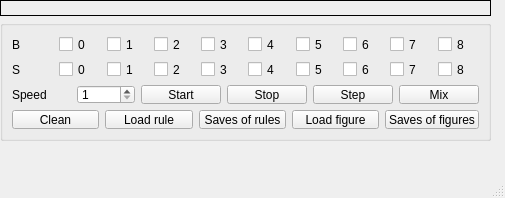
<?xml version="1.0" encoding="UTF-8"?>
<ui version="4.0">
 <class>MainWindow</class>
 <widget class="QMainWindow" name="MainWindow">
  <property name="geometry">
   <rect>
    <x>0</x>
    <y>0</y>
    <width>505</width>
    <height>198</height>
   </rect>
  </property>
  <property name="windowTitle">
   <string>MainWindow</string>
  </property>
  <property name="autoFillBackground">
   <bool>false</bool>
  </property>
  <property name="inputMethodHints">
   <set>Qt::ImhNone</set>
  </property>
  <property name="toolButtonStyle">
   <enum>Qt::ToolButtonTextBesideIcon</enum>
  </property>
  <property name="tabShape">
   <enum>QTabWidget::Triangular</enum>
  </property>
  <property name="dockNestingEnabled">
   <bool>false</bool>
  </property>
  <property name="unifiedTitleAndToolBarOnMac">
   <bool>false</bool>
  </property>
  <widget class="QWidget" name="centralwidget">
   <widget class="QFrame" name="frame">
    <property name="geometry">
     <rect>
      <x>0</x>
      <y>0</y>
      <width>491</width>
      <height>16</height>
     </rect>
    </property>
    <property name="frameShape">
     <enum>QFrame::Box</enum>
    </property>
    <property name="frameShadow">
     <enum>QFrame::Plain</enum>
    </property>
   </widget>
   <widget class="QGroupBox" name="groupBox">
    <property name="geometry">
     <rect>
      <x>0</x>
      <y>20</y>
      <width>491</width>
      <height>121</height>
     </rect>
    </property>
    <property name="minimumSize">
     <size>
      <width>491</width>
      <height>121</height>
     </size>
    </property>
    <property name="maximumSize">
     <size>
      <width>16777215</width>
      <height>121</height>
     </size>
    </property>
    <layout class="QVBoxLayout" name="verticalLayout">
     <property name="sizeConstraint">
      <enum>QLayout::SetDefaultConstraint</enum>
     </property>
     <item>
      <layout class="QHBoxLayout" name="horizontalLayout_2">
       <item>
        <widget class="QLabel" name="label_3">
         <property name="minimumSize">
          <size>
           <width>0</width>
           <height>0</height>
          </size>
         </property>
         <property name="maximumSize">
          <size>
           <width>16777215</width>
           <height>16777215</height>
          </size>
         </property>
         <property name="text">
          <string>B</string>
         </property>
        </widget>
       </item>
       <item>
        <widget class="QCheckBox" name="checkBox_0b">
         <property name="text">
          <string>0</string>
         </property>
         <attribute name="buttonGroup">
          <string notr="true">born</string>
         </attribute>
        </widget>
       </item>
       <item>
        <widget class="QCheckBox" name="checkBox_1b">
         <property name="minimumSize">
          <size>
           <width>0</width>
           <height>0</height>
          </size>
         </property>
         <property name="maximumSize">
          <size>
           <width>16777215</width>
           <height>16777215</height>
          </size>
         </property>
         <property name="text">
          <string>1</string>
         </property>
         <attribute name="buttonGroup">
          <string notr="true">born</string>
         </attribute>
        </widget>
       </item>
       <item>
        <widget class="QCheckBox" name="checkBox_2b">
         <property name="minimumSize">
          <size>
           <width>0</width>
           <height>0</height>
          </size>
         </property>
         <property name="maximumSize">
          <size>
           <width>16777215</width>
           <height>16777215</height>
          </size>
         </property>
         <property name="text">
          <string>2</string>
         </property>
         <attribute name="buttonGroup">
          <string notr="true">born</string>
         </attribute>
        </widget>
       </item>
       <item>
        <widget class="QCheckBox" name="checkBox_3b">
         <property name="minimumSize">
          <size>
           <width>0</width>
           <height>0</height>
          </size>
         </property>
         <property name="maximumSize">
          <size>
           <width>16777215</width>
           <height>16777215</height>
          </size>
         </property>
         <property name="text">
          <string>3</string>
         </property>
         <property name="tristate">
          <bool>false</bool>
         </property>
         <attribute name="buttonGroup">
          <string notr="true">born</string>
         </attribute>
        </widget>
       </item>
       <item>
        <widget class="QCheckBox" name="checkBox_4b">
         <property name="minimumSize">
          <size>
           <width>0</width>
           <height>0</height>
          </size>
         </property>
         <property name="maximumSize">
          <size>
           <width>16777215</width>
           <height>16777215</height>
          </size>
         </property>
         <property name="text">
          <string>4</string>
         </property>
         <attribute name="buttonGroup">
          <string notr="true">born</string>
         </attribute>
        </widget>
       </item>
       <item>
        <widget class="QCheckBox" name="checkBox_5b">
         <property name="minimumSize">
          <size>
           <width>0</width>
           <height>0</height>
          </size>
         </property>
         <property name="maximumSize">
          <size>
           <width>16777215</width>
           <height>16777215</height>
          </size>
         </property>
         <property name="text">
          <string>5</string>
         </property>
         <attribute name="buttonGroup">
          <string notr="true">born</string>
         </attribute>
        </widget>
       </item>
       <item>
        <widget class="QCheckBox" name="checkBox_6b">
         <property name="minimumSize">
          <size>
           <width>0</width>
           <height>0</height>
          </size>
         </property>
         <property name="maximumSize">
          <size>
           <width>16777215</width>
           <height>16777215</height>
          </size>
         </property>
         <property name="text">
          <string>6</string>
         </property>
         <attribute name="buttonGroup">
          <string notr="true">born</string>
         </attribute>
        </widget>
       </item>
       <item>
        <widget class="QCheckBox" name="checkBox_7b">
         <property name="minimumSize">
          <size>
           <width>0</width>
           <height>0</height>
          </size>
         </property>
         <property name="maximumSize">
          <size>
           <width>16777215</width>
           <height>16777215</height>
          </size>
         </property>
         <property name="text">
          <string>7</string>
         </property>
         <attribute name="buttonGroup">
          <string notr="true">born</string>
         </attribute>
        </widget>
       </item>
       <item>
        <widget class="QCheckBox" name="checkBox_8b">
         <property name="minimumSize">
          <size>
           <width>0</width>
           <height>0</height>
          </size>
         </property>
         <property name="maximumSize">
          <size>
           <width>16777215</width>
           <height>16777215</height>
          </size>
         </property>
         <property name="text">
          <string>8</string>
         </property>
         <attribute name="buttonGroup">
          <string notr="true">born</string>
         </attribute>
        </widget>
       </item>
      </layout>
     </item>
     <item>
      <layout class="QHBoxLayout" name="horizontalLayout">
       <item>
        <widget class="QLabel" name="label_4">
         <property name="minimumSize">
          <size>
           <width>0</width>
           <height>0</height>
          </size>
         </property>
         <property name="maximumSize">
          <size>
           <width>16777215</width>
           <height>16777215</height>
          </size>
         </property>
         <property name="text">
          <string>S</string>
         </property>
        </widget>
       </item>
       <item>
        <widget class="QCheckBox" name="checkBox_0s">
         <property name="text">
          <string>0</string>
         </property>
         <attribute name="buttonGroup">
          <string notr="true">survival</string>
         </attribute>
        </widget>
       </item>
       <item>
        <widget class="QCheckBox" name="checkBox_1s">
         <property name="minimumSize">
          <size>
           <width>0</width>
           <height>0</height>
          </size>
         </property>
         <property name="maximumSize">
          <size>
           <width>16777215</width>
           <height>16777215</height>
          </size>
         </property>
         <property name="text">
          <string>1</string>
         </property>
         <attribute name="buttonGroup">
          <string notr="true">survival</string>
         </attribute>
        </widget>
       </item>
       <item>
        <widget class="QCheckBox" name="checkBox_2s">
         <property name="minimumSize">
          <size>
           <width>0</width>
           <height>0</height>
          </size>
         </property>
         <property name="maximumSize">
          <size>
           <width>16777215</width>
           <height>16777215</height>
          </size>
         </property>
         <property name="text">
          <string>2</string>
         </property>
         <property name="tristate">
          <bool>false</bool>
         </property>
         <attribute name="buttonGroup">
          <string notr="true">survival</string>
         </attribute>
        </widget>
       </item>
       <item>
        <widget class="QCheckBox" name="checkBox_3s">
         <property name="minimumSize">
          <size>
           <width>0</width>
           <height>0</height>
          </size>
         </property>
         <property name="maximumSize">
          <size>
           <width>16777215</width>
           <height>16777215</height>
          </size>
         </property>
         <property name="text">
          <string>3</string>
         </property>
         <property name="tristate">
          <bool>false</bool>
         </property>
         <attribute name="buttonGroup">
          <string notr="true">survival</string>
         </attribute>
        </widget>
       </item>
       <item>
        <widget class="QCheckBox" name="checkBox_4s">
         <property name="minimumSize">
          <size>
           <width>0</width>
           <height>0</height>
          </size>
         </property>
         <property name="maximumSize">
          <size>
           <width>16777215</width>
           <height>16777215</height>
          </size>
         </property>
         <property name="text">
          <string>4</string>
         </property>
         <attribute name="buttonGroup">
          <string notr="true">survival</string>
         </attribute>
        </widget>
       </item>
       <item>
        <widget class="QCheckBox" name="checkBox_5s">
         <property name="minimumSize">
          <size>
           <width>0</width>
           <height>0</height>
          </size>
         </property>
         <property name="maximumSize">
          <size>
           <width>16777215</width>
           <height>16777215</height>
          </size>
         </property>
         <property name="text">
          <string>5</string>
         </property>
         <attribute name="buttonGroup">
          <string notr="true">survival</string>
         </attribute>
        </widget>
       </item>
       <item>
        <widget class="QCheckBox" name="checkBox_6s">
         <property name="minimumSize">
          <size>
           <width>0</width>
           <height>0</height>
          </size>
         </property>
         <property name="maximumSize">
          <size>
           <width>16777215</width>
           <height>16777215</height>
          </size>
         </property>
         <property name="text">
          <string>6</string>
         </property>
         <attribute name="buttonGroup">
          <string notr="true">survival</string>
         </attribute>
        </widget>
       </item>
       <item>
        <widget class="QCheckBox" name="checkBox_7s">
         <property name="minimumSize">
          <size>
           <width>0</width>
           <height>0</height>
          </size>
         </property>
         <property name="maximumSize">
          <size>
           <width>16777215</width>
           <height>16777215</height>
          </size>
         </property>
         <property name="text">
          <string>7</string>
         </property>
         <attribute name="buttonGroup">
          <string notr="true">survival</string>
         </attribute>
        </widget>
       </item>
       <item>
        <widget class="QCheckBox" name="checkBox_8s">
         <property name="minimumSize">
          <size>
           <width>0</width>
           <height>0</height>
          </size>
         </property>
         <property name="maximumSize">
          <size>
           <width>16777215</width>
           <height>16777215</height>
          </size>
         </property>
         <property name="text">
          <string>8</string>
         </property>
         <attribute name="buttonGroup">
          <string notr="true">survival</string>
         </attribute>
        </widget>
       </item>
      </layout>
     </item>
     <item>
      <layout class="QHBoxLayout" name="horizontalLayout_3">
       <item>
        <widget class="QLabel" name="label">
         <property name="minimumSize">
          <size>
           <width>0</width>
           <height>0</height>
          </size>
         </property>
         <property name="maximumSize">
          <size>
           <width>16777215</width>
           <height>16777215</height>
          </size>
         </property>
         <property name="text">
          <string>Speed</string>
         </property>
        </widget>
       </item>
       <item>
        <widget class="QSpinBox" name="speed">
         <property name="minimumSize">
          <size>
           <width>0</width>
           <height>0</height>
          </size>
         </property>
         <property name="maximumSize">
          <size>
           <width>16777215</width>
           <height>16777215</height>
          </size>
         </property>
         <property name="suffix">
          <string/>
         </property>
         <property name="prefix">
          <string/>
         </property>
         <property name="minimum">
          <number>1</number>
         </property>
         <property name="maximum">
          <number>100</number>
         </property>
        </widget>
       </item>
       <item>
        <widget class="QPushButton" name="start_button">
         <property name="minimumSize">
          <size>
           <width>0</width>
           <height>0</height>
          </size>
         </property>
         <property name="maximumSize">
          <size>
           <width>16777215</width>
           <height>16777215</height>
          </size>
         </property>
         <property name="text">
          <string>Start</string>
         </property>
        </widget>
       </item>
       <item>
        <widget class="QPushButton" name="stop_button">
         <property name="minimumSize">
          <size>
           <width>0</width>
           <height>0</height>
          </size>
         </property>
         <property name="maximumSize">
          <size>
           <width>16777215</width>
           <height>16777215</height>
          </size>
         </property>
         <property name="text">
          <string>Stop</string>
         </property>
        </widget>
       </item>
       <item>
        <widget class="QPushButton" name="step_button">
         <property name="minimumSize">
          <size>
           <width>0</width>
           <height>0</height>
          </size>
         </property>
         <property name="maximumSize">
          <size>
           <width>16777215</width>
           <height>16777215</height>
          </size>
         </property>
         <property name="text">
          <string>Step</string>
         </property>
        </widget>
       </item>
       <item>
        <widget class="QPushButton" name="mix_button">
         <property name="minimumSize">
          <size>
           <width>0</width>
           <height>0</height>
          </size>
         </property>
         <property name="maximumSize">
          <size>
           <width>16777215</width>
           <height>16777215</height>
          </size>
         </property>
         <property name="text">
          <string>Mix</string>
         </property>
        </widget>
       </item>
      </layout>
     </item>
     <item>
      <layout class="QHBoxLayout" name="horizontalLayout_4">
       <item>
        <widget class="QPushButton" name="clean_button">
         <property name="text">
          <string>Clean</string>
         </property>
        </widget>
       </item>
       <item>
        <widget class="QPushButton" name="lrb">
         <property name="minimumSize">
          <size>
           <width>0</width>
           <height>0</height>
          </size>
         </property>
         <property name="maximumSize">
          <size>
           <width>16777215</width>
           <height>16777215</height>
          </size>
         </property>
         <property name="text">
          <string>Load rule</string>
         </property>
        </widget>
       </item>
       <item>
        <widget class="QPushButton" name="srb">
         <property name="minimumSize">
          <size>
           <width>0</width>
           <height>0</height>
          </size>
         </property>
         <property name="maximumSize">
          <size>
           <width>16777215</width>
           <height>16777215</height>
          </size>
         </property>
         <property name="text">
          <string>Saves of rules</string>
         </property>
        </widget>
       </item>
       <item>
        <widget class="QPushButton" name="lfb">
         <property name="minimumSize">
          <size>
           <width>0</width>
           <height>0</height>
          </size>
         </property>
         <property name="maximumSize">
          <size>
           <width>16777215</width>
           <height>16777215</height>
          </size>
         </property>
         <property name="text">
          <string>Load figure</string>
         </property>
        </widget>
       </item>
       <item>
        <widget class="QPushButton" name="sfb">
         <property name="minimumSize">
          <size>
           <width>0</width>
           <height>0</height>
          </size>
         </property>
         <property name="maximumSize">
          <size>
           <width>16777215</width>
           <height>16777215</height>
          </size>
         </property>
         <property name="text">
          <string>Saves of figures</string>
         </property>
        </widget>
       </item>
      </layout>
     </item>
    </layout>
   </widget>
  </widget>
  <widget class="QMenuBar" name="menubar">
   <property name="geometry">
    <rect>
     <x>0</x>
     <y>0</y>
     <width>505</width>
     <height>26</height>
    </rect>
   </property>
  </widget>
  <widget class="QStatusBar" name="statusbar"/>
 </widget>
 <resources/>
 <connections/>
 <buttongroups>
  <buttongroup name="survival">
   <property name="exclusive">
    <bool>false</bool>
   </property>
  </buttongroup>
  <buttongroup name="born">
   <property name="exclusive">
    <bool>false</bool>
   </property>
  </buttongroup>
 </buttongroups>
</ui>
